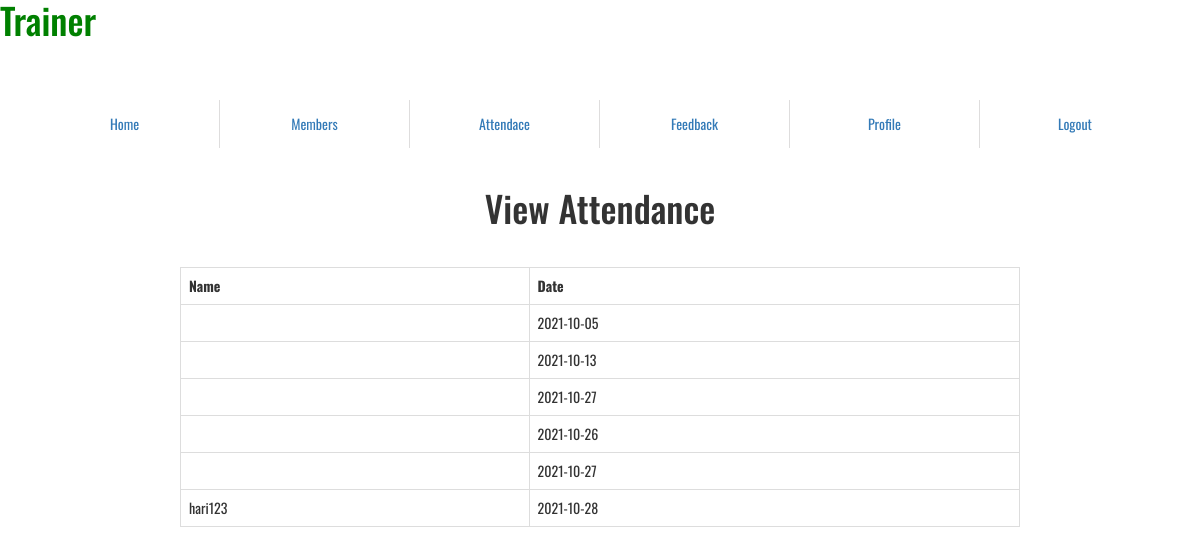
/Fitness_Club/Trainer/attendance.php (signed in), run on the app's committed database.
### tables this page shows
CREATE TABLE IF NOT EXISTS `attendance` (
  `a_id` int(11) NOT NULL AUTO_INCREMENT,
  `m_id` int(11) NOT NULL,
  `username` varchar(20) NOT NULL,
  `date` date NOT NULL,
  `present` int(11) NOT NULL,
  PRIMARY KEY (`a_id`)
);

### Fitness_Club/Trainer/attendance.php (the view, shortened to what this page needs)
<?php
if(isset($_SESSION['s_id']))
{
    require_once 'trainer_nav.php';
         require_once'../config/conn.php';
      ?>
    <h1 style="text-align:center">View Attendance</h1><br><br>
    <table style="width:70%;" align="center" class="table table-bordered">
        <tr><th>Name</th>
            <th>Date</th>
        </tr>
        <?php
        $sql="SELECT * FROM `attendance` WHERE `present`='1'";
            $res=$con->query($sql);
  if($res->num_rows>0)
{
    while($row=$res->fetch_assoc())
    {
        ?>
<tr>
<td><?php echo $row['username'];?></td>
<td><?php echo $row['date'];?></td>
</tr>
        <?php
    }}
    ?>
    </table>
    <?php
        }
        else
        {
             header("Refresh:2;url=../index.php");
        }
        ?>

### Fitness_Club/Trainer/css/style.css (style rules this page uses)
body { padding:0; margin:0; font-family: 'Oswald', sans-serif; background:#FFF; }
h1,h2,h3,h4,h5,h6 { margin:0; padding:0; }

### data on the page
attendance: date "2021-10-05"
attendance: date "2021-10-13"
attendance: date "2021-10-27"
attendance: date "2021-10-26"
attendance: date "2021-10-27"
attendance: username "hari123", date "2021-10-28"
